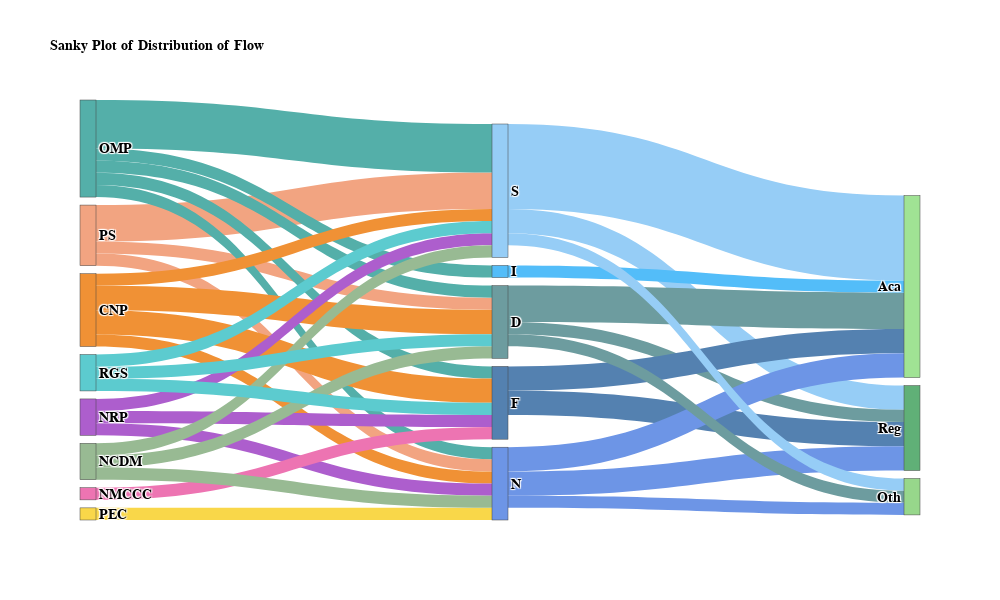

Source (notebook cell):
### Markdown cell above
---

#### **Sankey Diagram:**

### Code cell
import pandas as pd
import plotly.graph_objects as go

df = pd.read_csv('datasets/sankey_assignment.csv')

source = ['PS', 'OMP', 'CNP', 'NRP', 'NMCCC', 'PEC', 'NCDM', 'RGS']
mid = ['S', 'I', 'D', 'F', 'N'] 
end = ['Reg', 'Aca', 'Oth']

labels = source + mid + end

colors = [
    '#f2a481', '#54afa9', '#f09135', '#ad5ecd', '#ed74b2', 
    '#f9d749', '#98ba93', '#5ccbcf', '#96cdf6', '#53bdf9', 
    '#6d9c9f', '#5481b0', '#6d95e6', '#60b077','#a0e394', '#97d78b'
]

df_source = df.melt(id_vars='LABEL', value_vars=source, 
                    var_name='source', value_name='value')
df_source = df_source[df_source['value'] > 0]

# middle-to-target links
df_target = df.melt(id_vars='LABEL', value_vars=end, 
                    var_name='target', value_name='value')
df_target = df_target[df_target['value'] > 0]

get_index = lambda label: labels.index(label)

source_list = [get_index(row['source']) for _, row in df_source.iterrows()]
target_list = [get_index(row['LABEL']) for _, row in df_source.iterrows()]
value_list = df_source['value'].tolist()

source_list += [get_index(row['LABEL']) for _, row in df_target.iterrows()]
target_list += [get_index(row['target']) for _, row in df_target.iterrows()]
value_list += df_target['value'].tolist()

link_colors = [colors[src] for src in source_list]

fig = go.Figure(data=[go.Sankey(
    node=dict(
        pad=8,
        thickness=16,
        label=labels,
        color=colors
    ),
    link=dict(
        source=source_list,
        target=target_list,
        value=value_list,
        color=link_colors
    )
)])

fig.update_layout(
    title_text="Sanky Plot of Distribution of Flow",
    font=dict(family="Arial", size=14, color="black", weight='bold'),
    title_font=dict(size=14, family="Arial", color="black", weight='bold'),
    height=600,
    width=1000
)

fig.show()

### Figure 1 — Plotly figure (JSON) as saved in the notebook; plotly's stock layout.template omitted (floating-point values rounded to 4 significant figures)
{"data": [{"link": {"color": ["#f2a481", "#f2a481", "#f2a481", "#54afa9", "#54afa9", "#54afa9", "#54afa9", "#54afa9", "#f09135", "#f09135", "#f09135", "#f09135", "#ad5ecd", "#ad5ecd", "#ad5ecd", "#ed74b2", "#f9d749", "#98ba93", "#98ba93", "#98ba93", "#5ccbcf", "#5ccbcf", "#5ccbcf", "#96cdf6", "#5481b0", "#6d9c9f", "#6d95e6", "#96cdf6", "#5481b0", "#6d9c9f", "#6d95e6", "#53bdf9", "#96cdf6", "#6d9c9f", "#6d95e6"], "source": [0, 0, 0, 1, 1, 1, 1, 1, 2, 2, 2, 2, 3, 3, 3, 4, 5, 6, 6, 6, 7, 7, 7, 8, 11, 10, 12, 8, 11, 10, 12, 9, 8, 10, 12], "target": [8, 10, 12, 8, 11, 10, 12, 9, 8, 11, 10, 12, 8, 11, 12, 11, 12, 8, 10, 12, 8, 11, 10, 13, 13, 13, 13, 14, 14, 14, 14, 14, 15, 15, 15], "value": [3, 1, 1, 4, 1, 1, 1, 1, 1, 2, 2, 1, 1, 1, 1, 1, 1, 1, 1, 1, 1, 1, 1, 2, 2, 1, 2, 7, 2, 3, 2, 1, 1, 1, 1]}, "node": {"color": ["#f2a481", "#54afa9", "#f09135", "#ad5ecd", "#ed74b2", "#f9d749", "#98ba93", "#5ccbcf", "#96cdf6", "#53bdf9", "#6d9c9f", "#5481b0", "#6d95e6", "#60b077", "#a0e394", "#97d78b"], "label": ["PS", "OMP", "CNP", "NRP", "NMCCC", "PEC", "NCDM", "RGS", "S", "I", "D", "F", "N", "Reg", "Aca", "Oth"], "pad": 8, "thickness": 16}, "type": "sankey"}], "layout": {"font": {"color": "black", "family": "Arial", "size": 14, "weight": "bold"}, "height": 600, "title": {"font": {"color": "black", "family": "Arial", "size": 14, "weight": "bold"}, "text": "Sanky Plot of Distribution of Flow"}, "width": 1000}}
